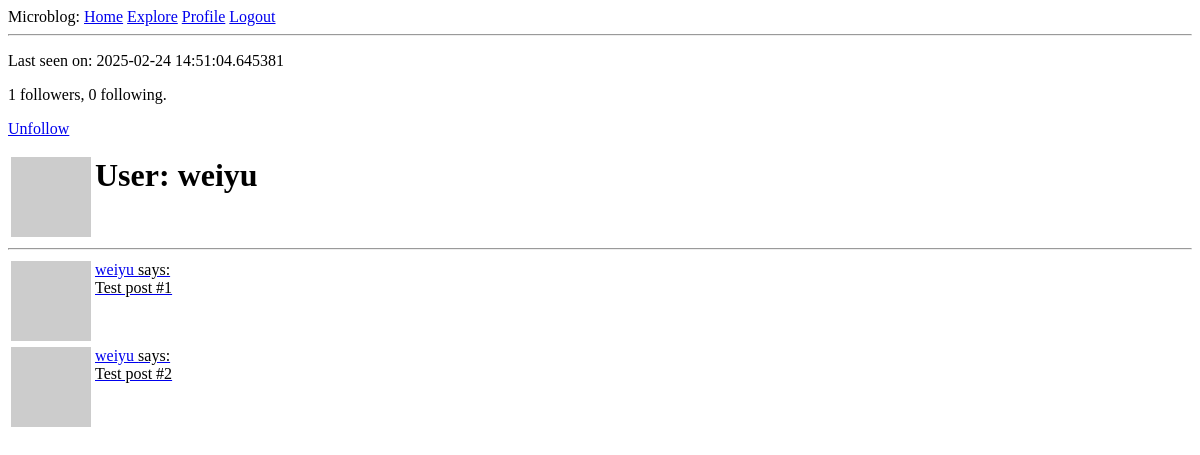
/user/weiyu (signed in), run on an earlier commit of the app's database.
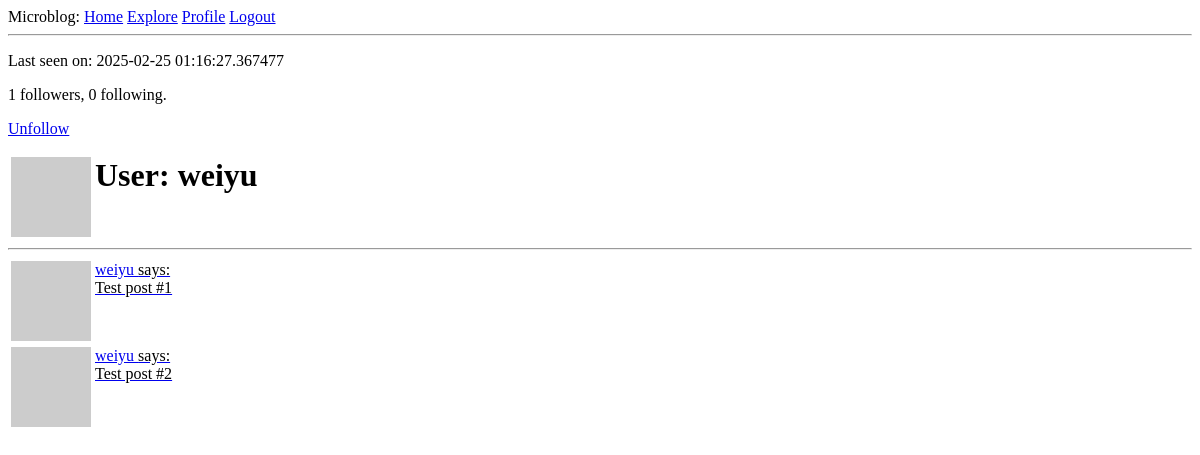
And on a later commit of the database.
### src/models.py (models this page shows, shortened)
class User(UserMixin, db.Model):
    id = db.Column(db.Integer,primary_key = True)
    username = db.Column(db.String(64),index=True,unique=True )
    email = db.Column(db.String(120),index=True,unique=True)
    password_hash = db.Column(db.String(128))
    posts = db.relationship('Post',backref='author',lazy='dynamic')
    about_me = db.Column(db.String(140))
    last_seen = db.Column(db.DateTime,default=datetime.utcnow)
    followed = db.relationship(
        'User', secondary=followers,
        primaryjoin=(followers.c.follower_id == id),
        secondaryjoin=(followers.c.followed_id == id),
        backref=db.backref('followers', lazy='dynamic'), lazy='dynamic')
    def avatar(self,size):
        digest = md5(self.email.lower().encode('utf-8')).hexdigest()
        return 'https://www.gravatar.com/avatar/{}?d=identicon&s={}'.format(
            digest,
            size
        )
    @login.user_loader
    def load_user(id):
        return User.query.get(int(id))
    def is_following(self, user):
        return self.followed.filter(
            followers.c.followed_id == user.id).count() > 0

### src/routes.py (the view)
@app.route("/user/<username>")
@login_required
def user(username):
    user = User.query.filter_by(username=username).first_or_404() #获取不到用户时，返回404
    posts=[
        {'author':user,'body':'Test post #1'},
        {'author':user,'body':'Test post #2'}
    ]
    return render_template('user.html',user=user,posts=posts)

### src/routes.py (called while the page is built)
@app.before_request
def before_request():
    if current_user.is_authenticated:
        current_user.last_seen = datetime.utcnow()
        db.session.commit()

### src/templates/user.html (shortened to what this page needs)
{% extends 'base.html' %}
{% block content %}
    <table>
        <tr valign="top">
            <td><img src="{{ user.avatar(128) }}"></td>
            <td><h1>User: {{ user.username }}</h1> </td>
            {% if user.last_seen %}<p>Last seen on: {{ user.last_seen }}</p>{% endif %}
            <p>{{ user.followers.count() }} followers, {{ user.followed.count() }} following.</p>
            {% if user == current_user %}
            <p><a href="{{ url_for('edit_profile') }}">Edit your profile</a></p>
            {% elif not current_user.is_following(user) %}
            <p><a href="{{ url_for('follow', username=user.username) }}">Follow</p>
            {% else %}
            <p><a href="{{ url_for('unfollow', username=user.username) }}">Unfollow</p>
            {% endif %}
        </tr>
    </table>
    <hr>
    {% for post in posts %}
        {% include '_post.html' %}
    {% endfor %}
{% endblock %}

### src/templates/_post.html
<table>
    <tr valign="top">
        <td><img src="{{ post.author.avatar(36) }}"></td>
        <td>
            <a href="{{ url_for('user', username=post.author.username) }}">
            {{ post.author.username }}
            </a> says:<br>{{ post.body }}
        </td>
    </tr>
</table>

What changed in the data, as far as the page shows it:
changed User "weiyu": last_seen "2025-02-24 14:51:04.645381" → "2025-02-25 01:16:27.367477"
